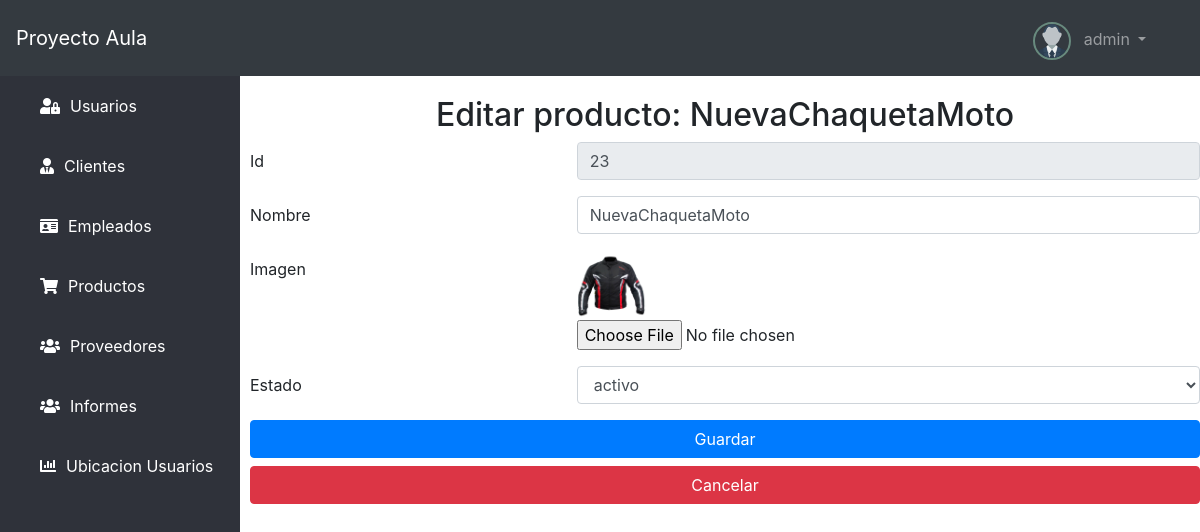
The app's page /product/editForm&id=23 (signed in) with its own data.
### tables this page shows
CREATE TABLE `producto` (
  `id` int(11) NOT NULL,
  `nombreP` varchar(45) NOT NULL,
  `imagen` varchar(45) NOT NULL,
  `estado` varchar(40) NOT NULL,
  `id_proveedor` varchar(50) DEFAULT NULL
);

### config/ConfigBD.php (called while the page is built)
<?php
    class Database {
        static function connect(){
            $db = new mysqli('localhost', 'root', '', 'bdproyectoaula1');
            $db->query("SET NAMES 'utf8'");
            return $db;
        }
    }

### models/Product.php (called while the page is built, shortened)
<?php
class Product {
    var $id;
    var $db;
    public function __construct(){
        $this->db = Database::connect();
    }
    function getId(){
        return $this->id;
    }
    function setId($id){
        $this->id = $id;
    }
    public function getOne(){
        $id = $this->getId();
        $sql = "SELECT * FROM PRODUCTO WHERE id = '".$id."'";
        $product = $this->db->query($sql);
        return $product->fetch_object();
    }
}

### views/product/editProduct.php (the view, shortened to what this page needs)
<?php if(isset($pro) && is_object($pro)) : ?>
        <h2 class="titulo-all">Editar producto: <?=$pro->nombreP?> </h2>
<?php endif; ?>
<form action="<?=base_url?>product/edit&id=<?=$pro->id?>" method="POST" enctype="multipart/form-data">
    <div class="form-group row mt-50">
        <label class="col-sm-4 col-form-label">Id</label>
        <div class="col-sm-8">
            <input type="text" class="form-control" name="txtNombre" value="<?=$pro->id?>" disabled>
        </div>
    </div>
    <div class="form-group row mt-50">
        <label class="col-sm-4 col-form-label">Nombre</label>
        <div class="col-sm-8">
            <input type="text" class="form-control" name="txtNombre" value="<?=$pro->nombreP?>" required>
        </div>
    </div>
    <div class="form-group row">
        <label class="col-sm-4 col-form-label">Imagen</label >
        <div class="col-sm-8">
            <img width="70px" src="<?=base_url?>assets/imgs/products/<?=$pro->imagen?>" required>
            <br>
            <input type="file" name="imagen">
        </div>
    </div>
    <div class="form-group row">
        <label class="col-sm-4 col-form-label">Estado</label>
        <div class="col-sm-8">
            <select class="form-control" id="exampleFormControlSelect1" name="txtEstado">
                    <option>activo</option>
            </select>
        </div>
    </div>
    <input type="submit" name="boton" value="Guardar" class="btn btn-primary btn-block"/>
    <a href="<?=base_url?>" type="button" class="btn btn-danger btn-block">Cancelar</a>
</form>

### assets/css/menu.css (style rules this page uses)
body { margin: 0; padding: 0; font-family: "Roboto", sans-serif; }
.titulo-all { text-align: center; }

### records on screen
producto: nombreP "NuevaChaquetaMoto", txtNombre "23", txtNombre "NuevaChaquetaMoto", imagen (picture)

### other values on screen
$_SESSION['identity']->nombre "admin"
